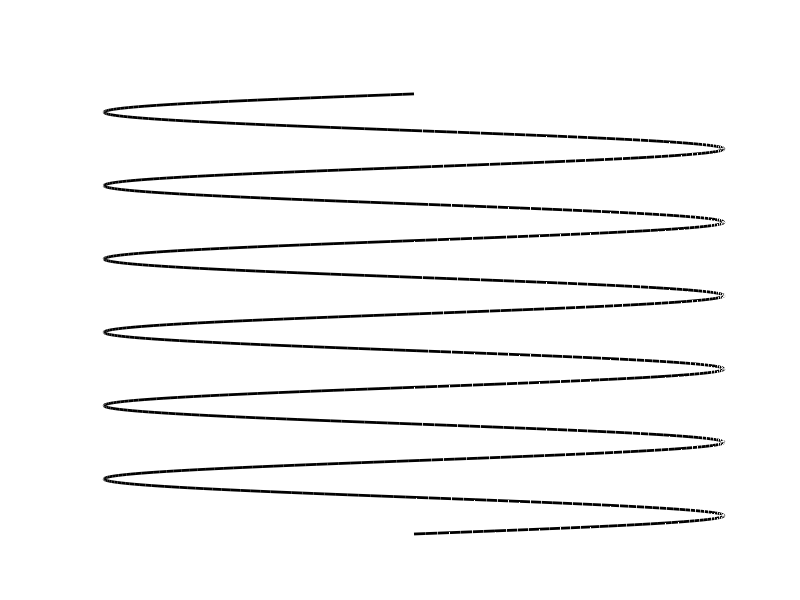

Here is the MATLAB script that generated this plot:
clear all; close all; clc;

% Parameters
R = 1;              % Radius of the helix
N = 6;             % Number of turns
P = 1.5;              % Pitch (vertical distance per full turn)
c = P / (2*pi);     % Height per radian
t = linspace(0, 2*pi*N, 1000);  % Angle from 0 to 10 turns

% Parametric equations
x = R * cos(t);
y = R * sin(t);
z = c * t;

% Plotting
figure(1)
plot3(x, y, z, 'k', 'LineWidth', 2)
axis off


% Set a side view
view([90 0])  % Azimuth 90°, Elevation 0° → side-on view